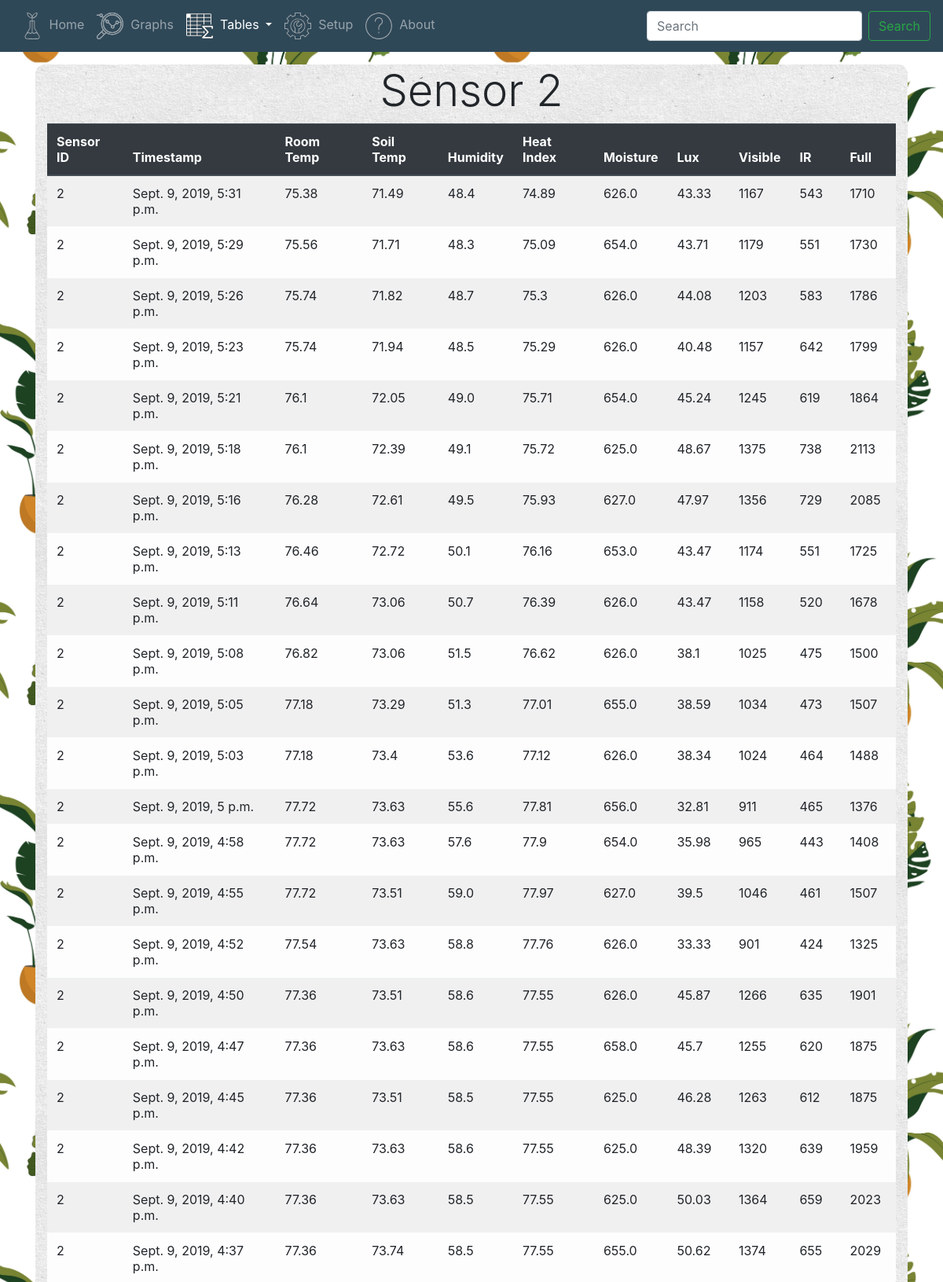
/table/2 (upper part), run on the app's committed database.
### sensors/models.py (models this page shows, shortened)
class Sensor_data(models.Model):
    sensor_id = models.IntegerField() # Sensor ID to gather data from different sensors
    temp_soil = models.FloatField() # Soil reading from waterproof temp sensor wired probe (fahrenheit)
    temp_room = models.FloatField() # Temp reading from DHT-22 sensor (fahrenheit)
    humidity = models.FloatField() # humidity reading from DHT-22 sensor (fahrenheit)
    heat_index = models.FloatField() # heat index calc from DHT-22 sensor (fahrenheit)
    moisture = models.FloatField() # moisture reading from capacitance moisture sensor
    lux = models.FloatField() # Lux luminosity reading from light sensor
    visible = models.IntegerField() # Visible spectrum light reading from light sensor
    ir = models.IntegerField() # Ifrared spectrum light reading from light sensor
    full = models.IntegerField() # Full spectrum light reading from light sensor
    timestamp = models.DateTimeField('The time/date this data was recorded') # from django.utils import timezone ... timezone.now()

### sensors/views.py (the view)
# urls.py: path('table/<int:sensor_id>', views.table_sensor, name='table_id'),
def table_sensor(request, sensor_id):
    id_list = list(Sensor_data.objects.values_list('sensor_id', flat=True).distinct())
    data_list = Sensor_data.objects.filter(sensor_id=sensor_id).order_by('-timestamp')[:50]
    context = {'id_list': id_list, 'data_list': data_list, 'title': "Sensor " + str(sensor_id)}
    context["tables"] = "active"
    return render(request, 'sensors/table.html', context)

### sensors/templates/sensors/table.html
{% extends 'sensors/navbar.html' %}
{% block content %}
  <div class="graph_9x9">
    <div class="container my-3">
      <div class='row'>
        <div class='col-md-12'>
          <h1 class='display-4'>{{ title }}</h1>
        </div>
      </div>
      <div class='row'>
        <div class='col-md-12'>
          {% if data_list %}
            <table class = "table table-light table-striped table-hover">
              <thead class= "thead-dark">
                <tr>
                  <th scope="row">Sensor ID</th>
                  <th scope="row">Timestamp</th>
                  <th scope="row">Room Temp</th>
                  <th scope="row">Soil Temp</th>
                  <th scope="row">Humidity</th>
                  <th scope="row">Heat Index</th>
                  <th scope="row">Moisture</th>
                  <th scope="row">Lux</th>
                  <th scope="row">Visible</th>
                  <th scope="row">IR</th>
                  <th scope="row">Full</th>
                </tr>
              </thead>
              <tbody>
              {% for data in data_list %}
                <tr>
                  <td scope="col">{{ data.sensor_id }}</td>
                  <td>{{ data.timestamp }}</td>
                  <td>{{ data.temp_room }}</td>
                  <td>{{ data.temp_soil }}</td>
                  <td>{{ data.humidity }}</td>
                  <td>{{ data.heat_index }}</td>
                  <td>{{ data.moisture }}</td>
                  <td>{{ data.lux }}</td>
                  <td>{{ data.visible }}</td>
                  <td>{{ data.ir }}</td>
                  <td>{{ data.full }}</td>
                </tr>
              {% endfor %}
              </tbody>
            </table>
          {% else %}
              <p>No data is available.</p>
          {% endif %}
        </div>
      </div>
    </div>
  </div>
{% endblock content %}

### sensors/static/css/sensors.css (style rules this page uses)
body { background-color: #7EC2AD; background-image: url('../images/plants_pattern.jpg'); background-size: 50%; }
h1, h2, h3, h4, h5, h6 { text-align: center; }
.graph_9x9 { background-image: url('../images/natural_paper.png'); border-radius: 12px; }

### data on the page
Sensor_data: sensor_id "2", timestamp "Sept. 9, 2019, 5:31 p.m.", temp_room "75.38", temp_soil "71.49", humidity "48.4", heat_index "74.89", moisture "626.0", lux "43.33", visible "1167", ir "543", full "1710"
Sensor_data: sensor_id "2", timestamp "Sept. 9, 2019, 5:29 p.m.", temp_room "75.56", temp_soil "71.71", humidity "48.3", heat_index "75.09", moisture "654.0", lux "43.71", visible "1179", ir "551", full "1730"
Sensor_data: sensor_id "2", timestamp "Sept. 9, 2019, 5:26 p.m.", temp_room "75.74", temp_soil "71.82", humidity "48.7", heat_index "75.3", moisture "626.0", lux "44.08", visible "1203", ir "583", full "1786"
Sensor_data: sensor_id "2", timestamp "Sept. 9, 2019, 5:23 p.m.", temp_room "75.74", temp_soil "71.94", humidity "48.5", heat_index "75.29", moisture "626.0", lux "40.48", visible "1157", ir "642", full "1799"
Sensor_data: sensor_id "2", timestamp "Sept. 9, 2019, 5:21 p.m.", temp_room "76.1", temp_soil "72.05", humidity "49.0", heat_index "75.71", moisture "654.0", lux "45.24", visible "1245", ir "619", full "1864"
Sensor_data: sensor_id "2", timestamp "Sept. 9, 2019, 5:18 p.m.", temp_room "76.1", temp_soil "72.39", humidity "49.1", heat_index "75.72", moisture "625.0", lux "48.67", visible "1375", ir "738", full "2113"
Sensor_data: sensor_id "2", timestamp "Sept. 9, 2019, 5:16 p.m.", temp_room "76.28", temp_soil "72.61", humidity "49.5", heat_index "75.93", moisture "627.0", lux "47.97", visible "1356", ir "729", full "2085"
Sensor_data: sensor_id "2", timestamp "Sept. 9, 2019, 5:13 p.m.", temp_room "76.46", temp_soil "72.72", humidity "50.1", heat_index "76.16", moisture "653.0", lux "43.47", visible "1174", ir "551", full "1725"
Sensor_data: sensor_id "2", timestamp "Sept. 9, 2019, 5:11 p.m.", temp_room "76.64", temp_soil "73.06", humidity "50.7", heat_index "76.39", moisture "626.0", lux "43.47", visible "1158", ir "520", full "1678"
Sensor_data: sensor_id "2", timestamp "Sept. 9, 2019, 5:08 p.m.", temp_room "76.82", temp_soil "73.06", humidity "51.5", heat_index "76.62", moisture "626.0", lux "38.1", visible "1025", ir "475", full "1500"
Sensor_data: sensor_id "2", timestamp "Sept. 9, 2019, 5:05 p.m.", temp_room "77.18", temp_soil "73.29", humidity "51.3", heat_index "77.01", moisture "655.0", lux "38.59", visible "1034", ir "473", full "1507"
Sensor_data: sensor_id "2", timestamp "Sept. 9, 2019, 5:03 p.m.", temp_room "77.18", temp_soil "73.4", humidity "53.6", heat_index "77.12", moisture "626.0", lux "38.34", visible "1024", ir "464", full "1488"
Sensor_data: sensor_id "2", timestamp "Sept. 9, 2019, 5 p.m.", temp_room "77.72", temp_soil "73.63", humidity "55.6", heat_index "77.81", moisture "656.0", lux "32.81", visible "911", ir "465", full "1376"
Sensor_data: sensor_id "2", timestamp "Sept. 9, 2019, 4:58 p.m.", temp_room "77.72", temp_soil "73.63", humidity "57.6", heat_index "77.9", moisture "654.0", lux "35.98", visible "965", ir "443", full "1408"
Sensor_data: sensor_id "2", timestamp "Sept. 9, 2019, 4:55 p.m.", temp_room "77.72", temp_soil "73.51", humidity "59.0", heat_index "77.97", moisture "627.0", lux "39.5", visible "1046", ir "461", full "1507"
Sensor_data: sensor_id "2", timestamp "Sept. 9, 2019, 4:52 p.m.", temp_room "77.54", temp_soil "73.63", humidity "58.8", heat_index "77.76", moisture "626.0", lux "33.33", visible "901", ir "424", full "1325"
Sensor_data: sensor_id "2", timestamp "Sept. 9, 2019, 4:50 p.m.", temp_room "77.36", temp_soil "73.51", humidity "58.6", heat_index "77.55", moisture "626.0", lux "45.87", visible "1266", ir "635", full "1901"
Sensor_data: sensor_id "2", timestamp "Sept. 9, 2019, 4:47 p.m.", temp_room "77.36", temp_soil "73.63", humidity "58.6", heat_index "77.55", moisture "658.0", lux "45.7", visible "1255", ir "620", full "1875"
Sensor_data: sensor_id "2", timestamp "Sept. 9, 2019, 4:45 p.m.", temp_room "77.36", temp_soil "73.51", humidity "58.5", heat_index "77.55", moisture "625.0", lux "46.28", visible "1263", ir "612", full "1875"
Sensor_data: sensor_id "2", timestamp "Sept. 9, 2019, 4:42 p.m.", temp_room "77.36", temp_soil "73.63", humidity "58.6", heat_index "77.55", moisture "625.0", lux "48.39", visible "1320", ir "639", full "1959"
Sensor_data: sensor_id "2", timestamp "Sept. 9, 2019, 4:40 p.m.", temp_room "77.36", temp_soil "73.63", humidity "58.5", heat_index "77.55", moisture "625.0", lux "50.03", visible "1364", ir "659", full "2023"
Sensor_data: sensor_id "2", timestamp "Sept. 9, 2019, 4:37 p.m.", temp_room "77.36", temp_soil "73.74", humidity "58.5", heat_index "77.55", moisture "655.0", lux "50.62", visible "1374", ir "655", full "2029"

### other printed values
{{ title }} "Sensor 2"
